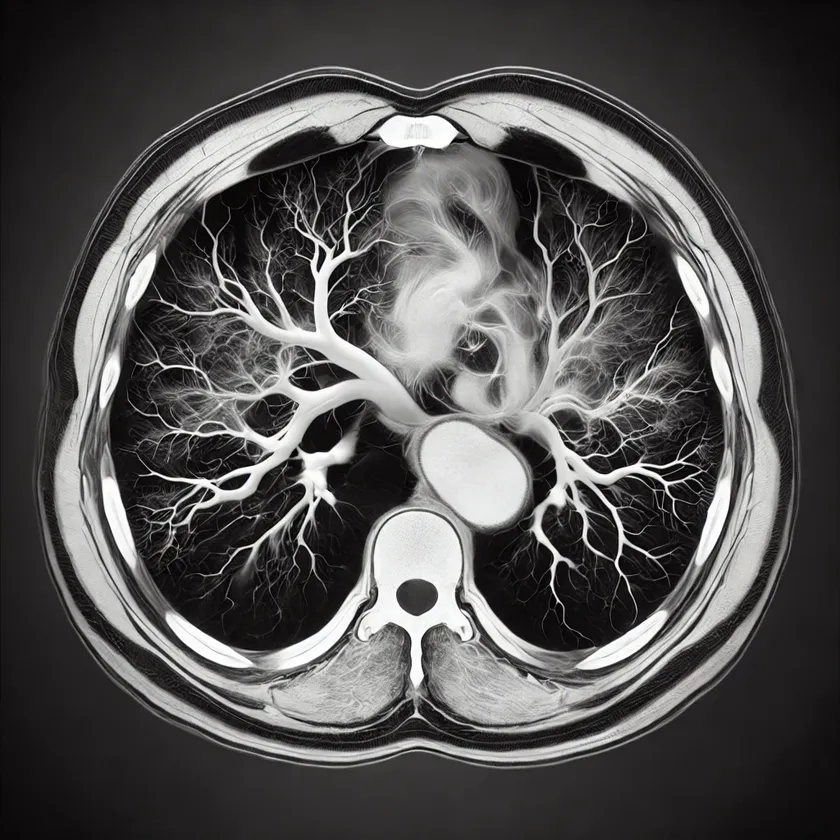
#> input picture Segmentation1/3/initial/Data/brain.webp, 840 x 840 px, shrunk from 1024 x 1024 before the run, found by its file name
$ jupyter execute --allow-errors notebook.ipynb
#> lines starting #> are read from the running program, lines starting #| are printed output that depends on the picture; after the words box and inside, x2 and y2 are one past the last pixel; in counts of white or black regions, pixels touching at a corner belong together
<h1 align=center style="line-height:200%;font-family:vazir;color:#0099cc">
<font face="vazir" color="#0099cc">
از دید ناحیه
</font>
</h1>

<h2 align=right style="line-height:200%;font-family:vazir;color:#0099cc">
<font face="vazir" color="#0099cc">
مقدمه
</font>
</h2>

<p dir=rtl style="direction: rtl;text-align: right;line-height:200%;font-family:vazir;font-size:medium">
<font face="vazir" size=3>
در این تمرین قصد داریم تا با استفاده از قطعه‌بندی مبتنی بر ناحیه، قطعه‌بندی را انجام دهیم.
</font>
</p>

[cell 1]
import cv2
import numpy as np
import matplotlib.pyplot as plt

<h3 align=right style="line-height:200%;font-family:vazir;color:#0099cc">
<font face="vazir" color="#0099cc">
مرحله اول: وارد کردن تصویر
</font>
</h3>

<p dir=rtl style="direction: rtl;text-align: right;line-height:200%;font-family:vazir;font-size:medium">
<font face="vazir" size=3>
ابتدا تصویر زیر را بصورت خاکستری بخوانید.
<br>
brain.webp
</font>
</p>

<p dir=rtl style="direction: rtl;text-align: right;line-height:200%;font-family:vazir;font-size:medium">
<font face="vazir" size=3>
همچنین در صورتیکه نیاز به اعمال پیش‌پردازش میباشد آنرا نیز در این مرحله انجام دهید.
</p>

[cell 2]
gray = cv2.imread('Data/brain.webp', cv2.IMREAD_GRAYSCALE)
#> gray: shape (840, 840); min 0, max 255, mean 81.6
blurred = cv2.GaussianBlur(gray,(5, 5),0)

plt.imshow(cv2.cvtColor(blurred, cv2.COLOR_BGR2RGB))

<h3 align=right style="line-height:200%;font-family:vazir;color:#0099cc">
<font face="vazir" color="#0099cc">
مرحله دوم: پیاده‌سازی گسترش ناحیه
</font>
</h3>

<p dir=rtl style="direction: rtl;text-align: right;line-height:200%;font-family:vazir;font-size:medium">
<font face="vazir" size=3>
برای قطعه‌بندی ما از رویکرد گسترش‌ناحیه یا Region Growing استفاده می‌کنیم. شما باید آنرا پیاده‌سازی کنید.
    <br>
    پس از پیاده‌سازی و انجام قطعه‌بندی، باید تصویر قطعه‌بندی شده را ذخیره کنید. توجه کنید که پیش‌زمینه حتما سیاه باشد و پس‌زمینه حتما سفید باشد. تصویر را به نام زیر ذخیره کنید:
    <br>
    region_segment.jpg
</font>
</p>

[cell 3]
def region_growing(img, seed, threshold=20):
#> called with seed = (100, 100), threshold = 100
    h, w = img.shape
#> h = 840; w = 840
    mask = np.ones_like(img, dtype=np.uint8) * 255
    seed_value = img[seed]
#> seed_value = 36
    stack = [seed]

    neighbors = [(-1, 0), (1, 0), (0, -1), (0, 1), (-1, -1), (-1, 1), (1, -1), (1, 1)]

    while stack:
        x, y = stack.pop()
        if mask[y, x] == 255 and abs(int(img[y, x]) - int(seed_value)) < threshold:
            mask[y, x] = 0
            for dx, dy in neighbors:
                nx, ny = x + dx, y + dy
                if 0 <= nx < w and 0 <= ny < h:
                    stack.append((nx, ny))
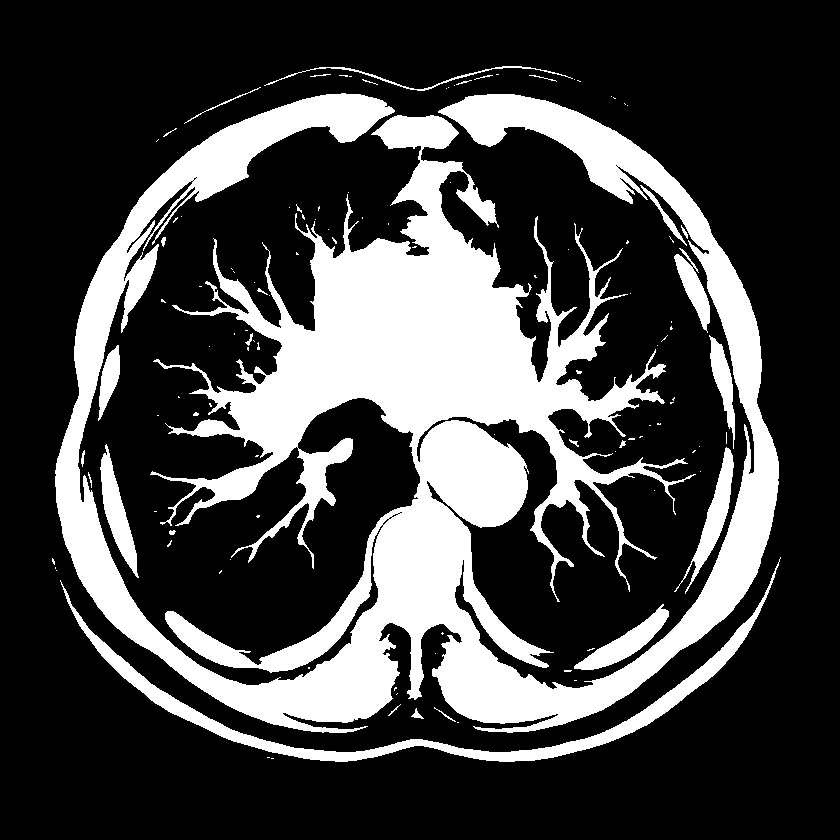
#> mask: shape (840, 840); 26.7% white; 116 white regions (87 under 20 px), largest, box (x1, y1, x2, y2) and area: (55, 93, 779, 733) 168453, (60, 557, 781, 762) 8893, (674, 447, 734, 594) 1921
#> after the loop, stack = []
    return mask


seed_point = (100, 100)
segment_image = region_growing(blurred, seed_point, threshold=100)


fig, ax = plt.subplots(1, 2, figsize=(16, 4))
ax[0].imshow(cv2.cvtColor(blurred, cv2.COLOR_BGR2RGB), cmap='gray')
ax[0].set_title("Original Image")
ax[1].imshow(cv2.cvtColor(segment_image, cv2.COLOR_BGR2RGB), cmap='gray')
ax[1].set_title("Region Growing")
plt.show()
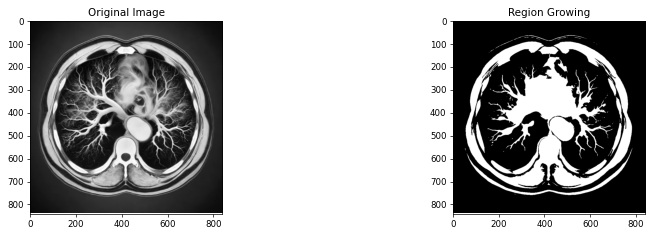
#> figure drawn by matplotlib, 2 panels

[cell 4]
def iou_score(segmented, ground_truth):
    intersection = np.sum(np.logical_and(segmented, ground_truth).astype(np.uint8))
    union = np.sum(np.logical_or(segmented, ground_truth).astype(np.uint8))
    return intersection / union if union != 0 else 0


test_image = cv2.imread('test.jpg', cv2.IMREAD_GRAYSCALE)
#> (the rest of this cell did not finish here and is left out)

[cell 5]
cv2.imwrite('region_segment.jpg', segment_image)
#> Out = True

<h3 align=right style="line-height:200%;font-family:vazir;color:#0099cc">
<font face="vazir" color="#0099cc">
مرحله سوم: سلول جواب‌ساز
</font>
</h3>

<p dir=rtl style="direction: rtl;text-align: right;line-height:200%;font-family:vazir;font-size:medium">
<font face="vazir" size=3>
بدون هیچگونه تغییری، این سلول را اجرا کنید تا فایل پاسخ شما آماده شود.
</font>
</p>

[cell 6]
import zipfile

def compress(file_names):
    print("File Paths:")
    print(file_names)
    # Select the compression mode ZIP_DEFLATED for compression
    # or zipfile.ZIP_STORED to just store the file
    compression = zipfile.ZIP_DEFLATED
    # create the zip file first parameter path/name, second mode
    with zipfile.ZipFile("result.zip", mode="w") as zf:
        for file_name in file_names:
            # Add file to the zip file
            # first parameter file to zip, second filename in zip
            zf.write('./' + file_name, file_name, compress_type=compression)


file_names = ["notebook.ipynb", "region_segment.jpg"]
#> (the rest of this cell did not finish here and is left out)
